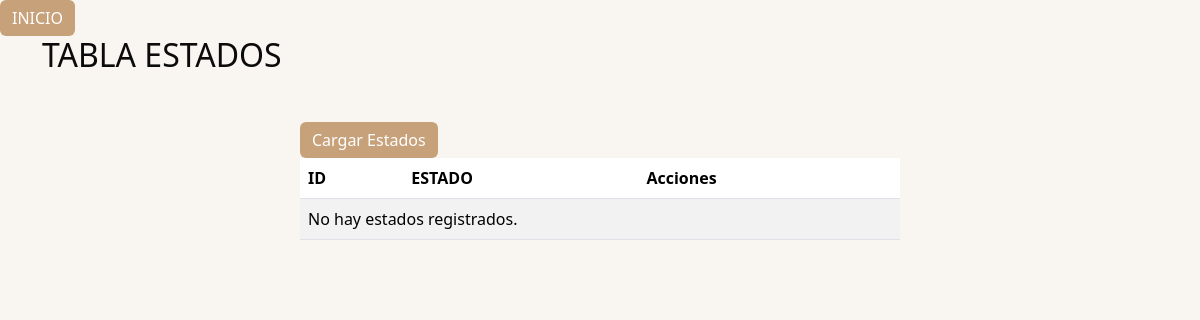
The page /admin/PHP/tablas/estados.php on the database as committed earlier.
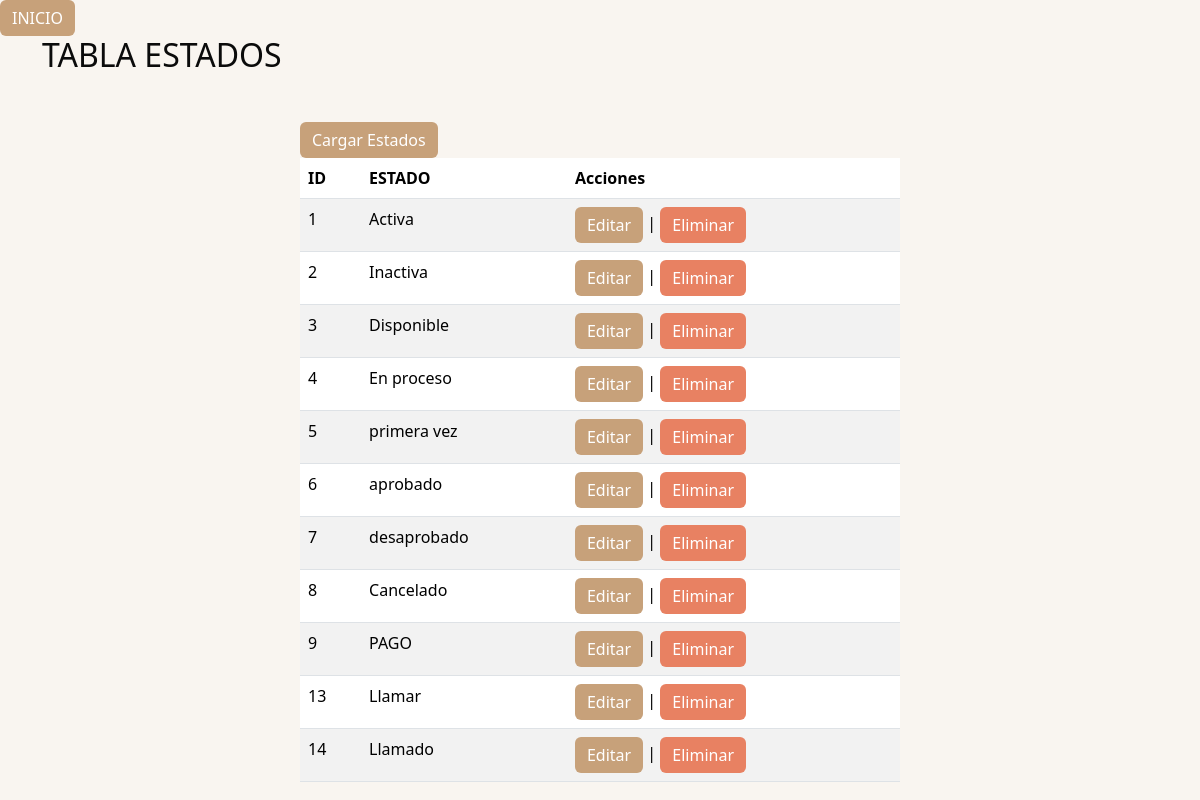
The same page on the database as committed later.
### tables this page shows
CREATE TABLE `estado` (
  `ID_Es` int(10) NOT NULL,
  `Estado` varchar(20) NOT NULL
);

### admin/PHP/tablas/estados.php (the view, shortened to what this page needs)
<!DOCTYPE html>
<html lang="en">
<head>
    <link href="https://cdn.jsdelivr.net/npm/bootstrap@5.3.3/dist/css/bootstrap.min.css" rel="stylesheet">
    <link rel="stylesheet" href="../css/admin.css">
</head>
<body>
<a class="btn btn-success" href="../index.php">INICIO</a>
    <div class="content">
        <div class="container">
            <h2 class="mb-5">TABLA ESTADOS</h2>
            <div class="table-responsive">
                <a href="../crear_php/estados.php" class=" btn btn-success">Cargar Estados</a>
                <table class="table table-striped custom-table">
                    <thead>
                        <tr>
                            <th scope="col">ID</th>
                            <th scope="col">ESTADO</th>
                            <th scope="col">Acciones</th>
                        </tr>
                    </thead>
                    <tbody class="tbody">
                        <?php
                        include '../../../conexion/db.php';
                        $conn = new mysqli($servername, $username, $password, $dbname);
                        $sql = "SELECT * FROM estado";
                        $result = $conn->query($sql);
                        if ($result->num_rows > 0) {
                            while ($row = $result->fetch_assoc()) {
                                echo "<tr>";
                                echo "<td>" . $row['ID_Es'] . "</td>";
                                echo "<td>" . $row['Estado'] . "</td>";
                                echo "<td><a   class='btn btn-success' href='../editar_php/editar_estados.php?id=" . $row['ID_Es'] . "'>Editar</a> | <a    class='btn btn-warning'  href='../eliminar_php/eliminar_estado.php?id=" . $row['ID_Es'] . "'>Eliminar</a></td>";
                                echo "</tr>";
                            }
                        } else {
                            echo "<tr><td colspan='4'>No hay estados registrados.</td></tr>";
                        }
                        ?>
                    </tbody>
                </table>
            </div>
        </div>
    </div>
</body>
</html>

### admin/css/admin.css (style rules this page uses)
:root { --primary-color: #c7a17a !important; --background-color: #f9f5f0 !important; --dark-color: #151515 !important; --hover-button-color: #9b7752 !important; --button-login-color: #6DC5D1 !important; --button-login-hover: #59a2ac !important; --button-decline-term: #e88162 !important; }
body { background-color: #F9F5F0 !important; color: #0B0B0B !important; }
a.btn.btn-warning { background-color: var(--button-decline-term) !important; color: #FFFFFF !important; --bs-btn-border-color: none !important; }
a.btn.btn-success { background-color: var(--primary-color) !important; --bs-btn-border-color: none !important; }
.table-responsive { max-width: 600px !important; margin: auto !important; }

### admin/PHP/tablas/estados.php (style rules this page uses)
:root { --primary-color: #c7a17a !important; --background-color: #f9f5f0 !important; --dark-color: #151515 !important; --hover-button-color: #9b7752 !important; --button-login-color: #6DC5D1 !important; --button-login-hover: #59a2ac !important; --button-decline-term: #e88162 !important; }
body { background-color: #F9F5F0 !important; color: #0B0B0B !important; }
a.btn.btn-warning { background-color: var(--button-decline-term) !important; color: #FFFFFF !important; --bs-btn-border-color: none !important; }
a.btn.btn-success { background-color: var(--primary-color) !important; --bs-btn-border-color: none !important; }
.table-responsive { max-width: 600px !important; margin: auto !important; }

Rows that differ between the two databases and show on the page:
added estado: ID_Es "1", Estado "Activa"
added estado: ID_Es "2", Estado "Inactiva"
added estado: ID_Es "3", Estado "Disponible"
added estado: ID_Es "4", Estado "En proceso"
added estado: ID_Es "5", Estado "primera vez"
added estado: ID_Es "6", Estado "aprobado"
added estado: ID_Es "7", Estado "desaprobado"
added estado: ID_Es "8", Estado "Cancelado"
added estado: ID_Es "9", Estado "PAGO"
added estado: ID_Es "13", Estado "Llamar"
added estado: ID_Es "14", Estado "Llamado"
Other text that changed with them:
text no longer shown: "No hay estados registrados."
